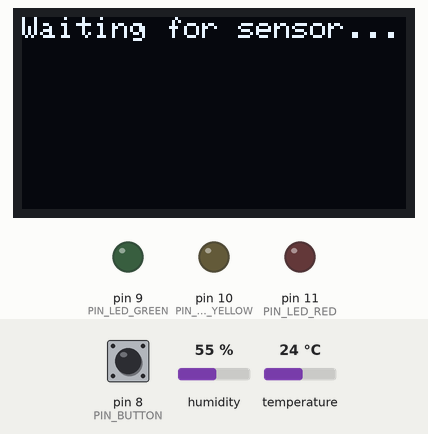
This sketch was run on a simulated Arduino Uno, built with avr-gcc and run on an emulated ATmega328P. Parts: 128×64 one-colour display, output pins drawn as LEDs (lit = HIGH). The inputs (shaded band) are chosen by the test bench; at power-on: humidity 55 %, pin 8 (PIN_BUTTON) HIGH, temperature 24 °C. EEPROM starts erased; what the sketch prints to the serial monitor is not drawn.

Above: at 1.2 s.
1.3 s: humidity set to 31 %
At 3.4 s:
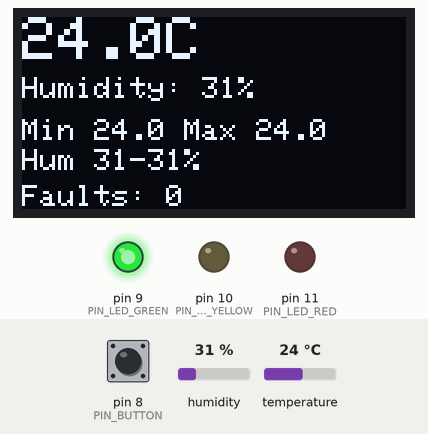
4.1 s: humidity set to 28 %
At 5.5 s:
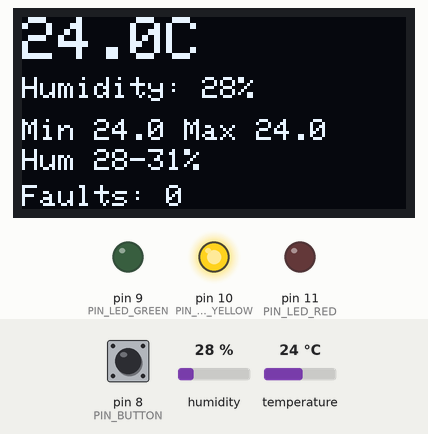
6.5 s: pin 8 (PIN_BUTTON) pulled LOW for 0.15 s
At 7.4 s:
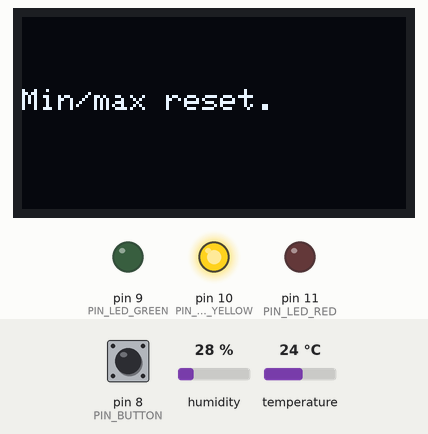
9.7 s: temperature set to 15.6 °C
At 10.8 s:
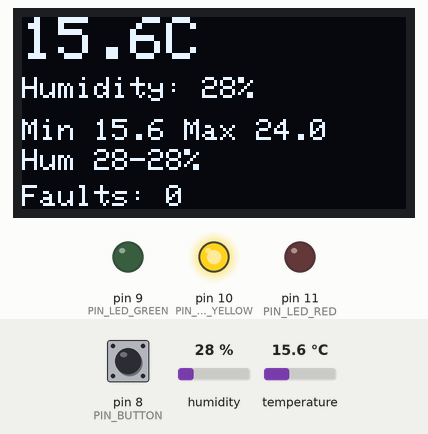
11.5 s: temperature set to 14.5 °C
At 13.4 s:
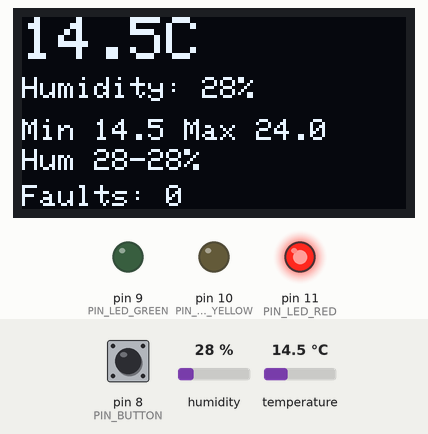
14.1 s: pin 8 (PIN_BUTTON) pulled LOW for 1 s
At 15.5 s:
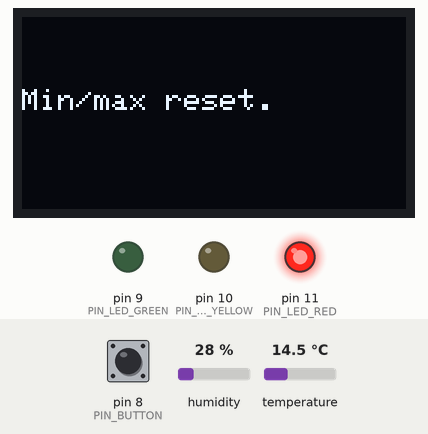
Timing chart, 0 to 17.1 s (numbered marks = the images above; inputs shaded):
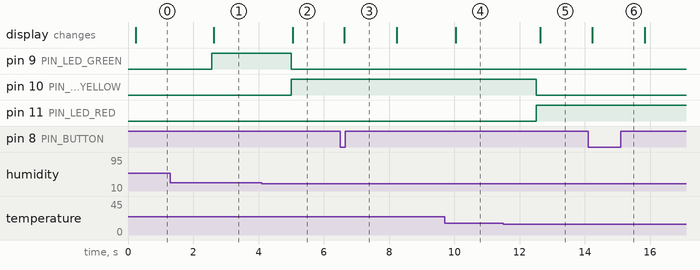

Measured:
- the behaviour switches between 30 and 29 % on humidity (found by bisection; images 1 and 2)
- the behaviour switches between 15 and 14.9 °C on temperature (found by bisection; images 4 and 5)
- after the input at 1.3 s, the display: changes after 1.3 s (image 1)
- after the input at 4.1 s, pin 9 (PIN_LED_GREEN): HIGH → LOW after 0.91 s; pin 10 (PIN_LED_YELLOW): LOW → HIGH after 0.91 s; the display: changes after 0.94 s (image 2)
- after the input at 6.5 s, the display: changes after 0.13 s (image 3)
- after the input at 9.7 s, the display: changes after 0.35 s (image 4)
- after the input at 11.5 s, pin 10 (PIN_LED_YELLOW): HIGH → LOW after 1.0 s; pin 11 (PIN_LED_RED): LOW → HIGH after 1.0 s; the display: changes after 1.1 s (image 5)
- after the input at 14.1 s, the display: changes after 0.13 s (image 6)

The sketch:

05-mini-weather-station.ino
```cpp
/*
 * Mini Weather Station
 *
 * DHT22 measures temperature + humidity; a 128x64 OLED shows the current
 * reading plus the all-time min/max (persisted in EEPROM, survives power
 * loss). Three LEDs give an at-a-glance comfort read: green (comfortable),
 * yellow (moderate), red (extreme). Hold the reset button to clear the
 * stored min/max and start tracking fresh.
 *
 * DHT22 needs at least ~2s between reads — that's enforced with a
 * non-blocking millis() timer, not delay(), same as every other project
 * in this lab. A failed read (DHT22s do occasionally miss a beat) is
 * logged as a fault to EEPROM rather than shown as a bogus temperature.
 */

#include <DHT.h>
#include <Wire.h>
#include <Adafruit_GFX.h>
#include <Adafruit_SSD1306.h>
#include <EEPROM.h>
#include <avr/wdt.h>

#define SCREEN_WIDTH 128
#define SCREEN_HEIGHT 64
#define OLED_ADDR 0x3C

const uint8_t PIN_DHT = 7;
const uint8_t PIN_BUTTON = 8;
const uint8_t PIN_LED_GREEN = 9;
const uint8_t PIN_LED_YELLOW = 10;
const uint8_t PIN_LED_RED = 11;

const unsigned long READ_INTERVAL_MS = 2500; // DHT22 minimum is ~2s; margin included
const unsigned long DEBOUNCE_MS = 40;
const unsigned long RESET_MSG_MS = 1500;
const unsigned long DISPLAY_INTERVAL_MS = 200; // no need to redraw faster than this is legible

const int EEPROM_ADDR_MIN_TEMP = 0;   // float
const int EEPROM_ADDR_MAX_TEMP = 4;   // float
const int EEPROM_ADDR_MIN_HUM = 8;    // float
const int EEPROM_ADDR_MAX_HUM = 12;   // float
const int EEPROM_ADDR_FAULT_COUNT = 16; // uint16_t
const int EEPROM_ADDR_INITIALIZED = 18; // uint8_t sentinel: 0xA5 once real data exists

// Declared up here, ahead of every function, on purpose: the Arduino build
// step auto-generates forward prototypes for every function in the sketch
// and inserts them right after the #include lines — before anything else
// in the file. A function returning `Comfort` would get prototyped before
// this enum existed if it were declared any later, which fails to compile
// with "'Comfort' does not name a type". Compiling this the first time
// caught exactly that.
enum Comfort { COMFY, MODERATE, EXTREME };

DHT dht(PIN_DHT, DHT22);
Adafruit_SSD1306 display(SCREEN_WIDTH, SCREEN_HEIGHT, &Wire, -1);

float lastTempC = NAN, lastHumidity = NAN;
float minTemp, maxTemp, minHum, maxHum;
uint16_t faultCount = 0;
bool haveGoodReading = false;

unsigned long lastReadAt = 0;
unsigned long lastDrawAt = 0;
unsigned long resetMsgUntil = 0;

bool lastButtonReading = HIGH;
unsigned long lastDebounceTime = 0;
bool stableButtonState = HIGH;

void loadEeprom() {
  uint8_t initialized;
  EEPROM.get(EEPROM_ADDR_INITIALIZED, initialized);
  if (initialized == 0xA5) {
    EEPROM.get(EEPROM_ADDR_MIN_TEMP, minTemp);
    EEPROM.get(EEPROM_ADDR_MAX_TEMP, maxTemp);
    EEPROM.get(EEPROM_ADDR_MIN_HUM, minHum);
    EEPROM.get(EEPROM_ADDR_MAX_HUM, maxHum);
    EEPROM.get(EEPROM_ADDR_FAULT_COUNT, faultCount);
  } else {
    minTemp = minHum = 1000;
    maxTemp = maxHum = -1000;
    faultCount = 0;
  }
}

void saveMinMax() {
  EEPROM.put(EEPROM_ADDR_MIN_TEMP, minTemp);
  EEPROM.put(EEPROM_ADDR_MAX_TEMP, maxTemp);
  EEPROM.put(EEPROM_ADDR_MIN_HUM, minHum);
  EEPROM.put(EEPROM_ADDR_MAX_HUM, maxHum);
  uint8_t marker = 0xA5;
  EEPROM.put(EEPROM_ADDR_INITIALIZED, marker);
}

void resetMinMax() {
  minTemp = lastTempC; maxTemp = lastTempC;
  minHum = lastHumidity; maxHum = lastHumidity;
  saveMinMax();
  resetMsgUntil = millis() + RESET_MSG_MS;
}

void handleButton() {
  bool reading = digitalRead(PIN_BUTTON);
  if (reading != lastButtonReading) lastDebounceTime = millis();
  if (millis() - lastDebounceTime > DEBOUNCE_MS && reading != stableButtonState) {
    stableButtonState = reading;
    if (stableButtonState == LOW && haveGoodReading) {
      resetMinMax();
    }
  }
  lastButtonReading = reading;
}

Comfort classify(float t, float h) {
  bool comfyTemp = t >= 18 && t <= 26;
  bool comfyHum = h >= 30 && h <= 60;
  bool moderateTemp = t >= 15 && t <= 30;
  bool moderateHum = h >= 20 && h <= 70;
  if (comfyTemp && comfyHum) return COMFY;
  if (moderateTemp && moderateHum) return MODERATE;
  return EXTREME;
}

void setComfortLeds(Comfort c) {
  digitalWrite(PIN_LED_GREEN, c == COMFY);
  digitalWrite(PIN_LED_YELLOW, c == MODERATE);
  digitalWrite(PIN_LED_RED, c == EXTREME);
}

void takeReading() {
  float h = dht.readHumidity();
  float t = dht.readTemperature();

  if (isnan(h) || isnan(t)) {
    faultCount++;
    EEPROM.put(EEPROM_ADDR_FAULT_COUNT, faultCount);
    return; // keep displaying the last good reading rather than a bogus one
  }

  lastTempC = t;
  lastHumidity = h;
  haveGoodReading = true;

  bool changed = false;
  if (t < minTemp) { minTemp = t; changed = true; }
  if (t > maxTemp) { maxTemp = t; changed = true; }
  if (h < minHum) { minHum = h; changed = true; }
  if (h > maxHum) { maxHum = h; changed = true; }
  if (changed) saveMinMax();

  setComfortLeds(classify(t, h));
}

void drawDisplay() {
  display.clearDisplay();
  display.setTextColor(SSD1306_WHITE);

  if (millis() < resetMsgUntil) {
    display.setTextSize(1);
    display.setCursor(0, 24);
    display.print("Min/max reset.");
    display.display();
    return;
  }

  if (!haveGoodReading) {
    display.setTextSize(1);
    display.setCursor(0, 0);
    display.print("Waiting for sensor...");
    display.display();
    return;
  }

  display.setTextSize(2);
  display.setCursor(0, 0);
  display.print(lastTempC, 1);
  display.print("C");

  display.setTextSize(1);
  display.setCursor(0, 20);
  display.print("Humidity: ");
  display.print(lastHumidity, 0);
  display.print("%");

  display.setCursor(0, 34);
  display.print("Min "); display.print(minTemp, 1);
  display.print(" Max "); display.print(maxTemp, 1);

  display.setCursor(0, 44);
  display.print("Hum "); display.print(minHum, 0);
  display.print("-"); display.print(maxHum, 0);
  display.print("%");

  display.setCursor(0, 56);
  display.print("Faults: "); display.print(faultCount);

  display.display();
}

void setup() {
  Serial.begin(9600);
  pinMode(PIN_BUTTON, INPUT_PULLUP);
  pinMode(PIN_LED_GREEN, OUTPUT);
  pinMode(PIN_LED_YELLOW, OUTPUT);
  pinMode(PIN_LED_RED, OUTPUT);

  dht.begin();
  display.begin(SSD1306_SWITCHCAPVCC, OLED_ADDR);
  Wire.setClock(400000);
  display.clearDisplay();
  display.display();

  loadEeprom();
  Serial.print("Boot OK. Fault count: "); Serial.println(faultCount);

  wdt_enable(WDTO_4S); // DHT22 reads can occasionally run long; give it margin
}

void loop() {
  wdt_reset();
  handleButton();

  unsigned long now = millis();
  if (now - lastReadAt >= READ_INTERVAL_MS) {
    lastReadAt = now;
    takeReading();
  }

  // the OLED write is a ~25ms blocking I2C transfer even at 400kHz; no
  // point paying that cost faster than a human can read the result
  if (now - lastDrawAt >= DISPLAY_INTERVAL_MS) {
    lastDrawAt = now;
    drawDisplay();
  }
}
```
